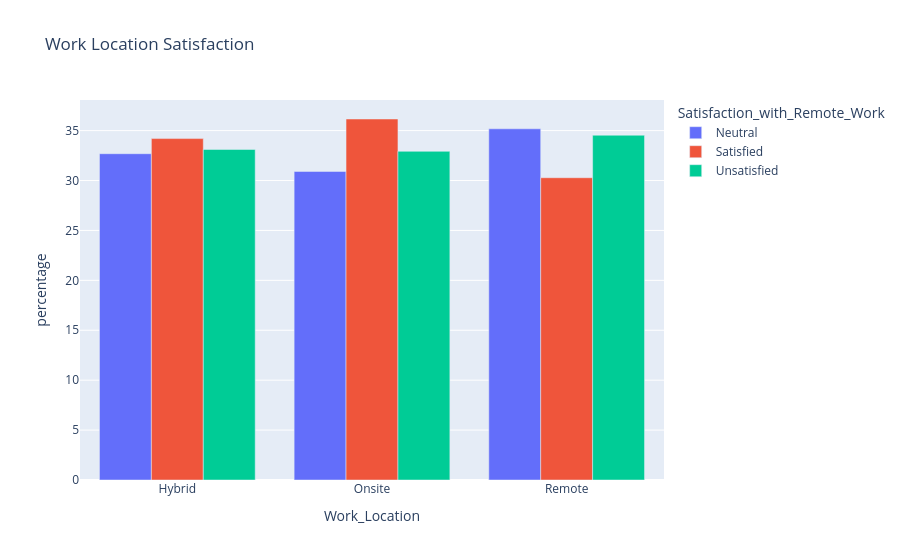

The code cell stored with this chart in its notebook:
### Code cell
fig=px.bar(df_locsatisfac, x='Work_Location', y='percentage', color='Satisfaction_with_Remote_Work', barmode='group', title='Work Location Satisfaction')
fig.show()

### Figure 1 — Plotly figure (JSON) as saved in the notebook; plotly's stock layout.template omitted (floating-point values rounded to 4 significant figures)
{"data": [{"alignmentgroup": "True", "hovertemplate": "Satisfaction_with_Remote_Work=Neutral<br>Work_Location=%{x}<br>percentage=%{y}<extra></extra>", "legendgroup": "Neutral", "marker": {"color": "#636efa", "pattern": {"shape": ""}}, "name": "Neutral", "offsetgroup": "Neutral", "orientation": "v", "showlegend": true, "textposition": "auto", "type": "bar", "x": ["Hybrid", "Onsite", "Remote"], "xaxis": "x", "y": [32.69, 30.91, 35.18], "yaxis": "y"}, {"alignmentgroup": "True", "hovertemplate": "Satisfaction_with_Remote_Work=Satisfied<br>Work_Location=%{x}<br>percentage=%{y}<extra></extra>", "legendgroup": "Satisfied", "marker": {"color": "#EF553B", "pattern": {"shape": ""}}, "name": "Satisfied", "offsetgroup": "Satisfied", "orientation": "v", "showlegend": true, "textposition": "auto", "type": "bar", "x": ["Hybrid", "Onsite", "Remote"], "xaxis": "x", "y": [34.2, 36.16, 30.28], "yaxis": "y"}, {"alignmentgroup": "True", "hovertemplate": "Satisfaction_with_Remote_Work=Unsatisfied<br>Work_Location=%{x}<br>percentage=%{y}<extra></extra>", "legendgroup": "Unsatisfied", "marker": {"color": "#00cc96", "pattern": {"shape": ""}}, "name": "Unsatisfied", "offsetgroup": "Unsatisfied", "orientation": "v", "showlegend": true, "textposition": "auto", "type": "bar", "x": ["Hybrid", "Onsite", "Remote"], "xaxis": "x", "y": [33.11, 32.93, 34.54], "yaxis": "y"}], "layout": {"barmode": "group", "legend": {"title": {"text": "Satisfaction_with_Remote_Work"}, "tracegroupgap": 0}, "title": {"text": "Work Location Satisfaction"}, "xaxis": {"anchor": "y", "domain": [0, 1], "title": {"text": "Work_Location"}}, "yaxis": {"anchor": "x", "domain": [0, 1], "title": {"text": "percentage"}}}}
